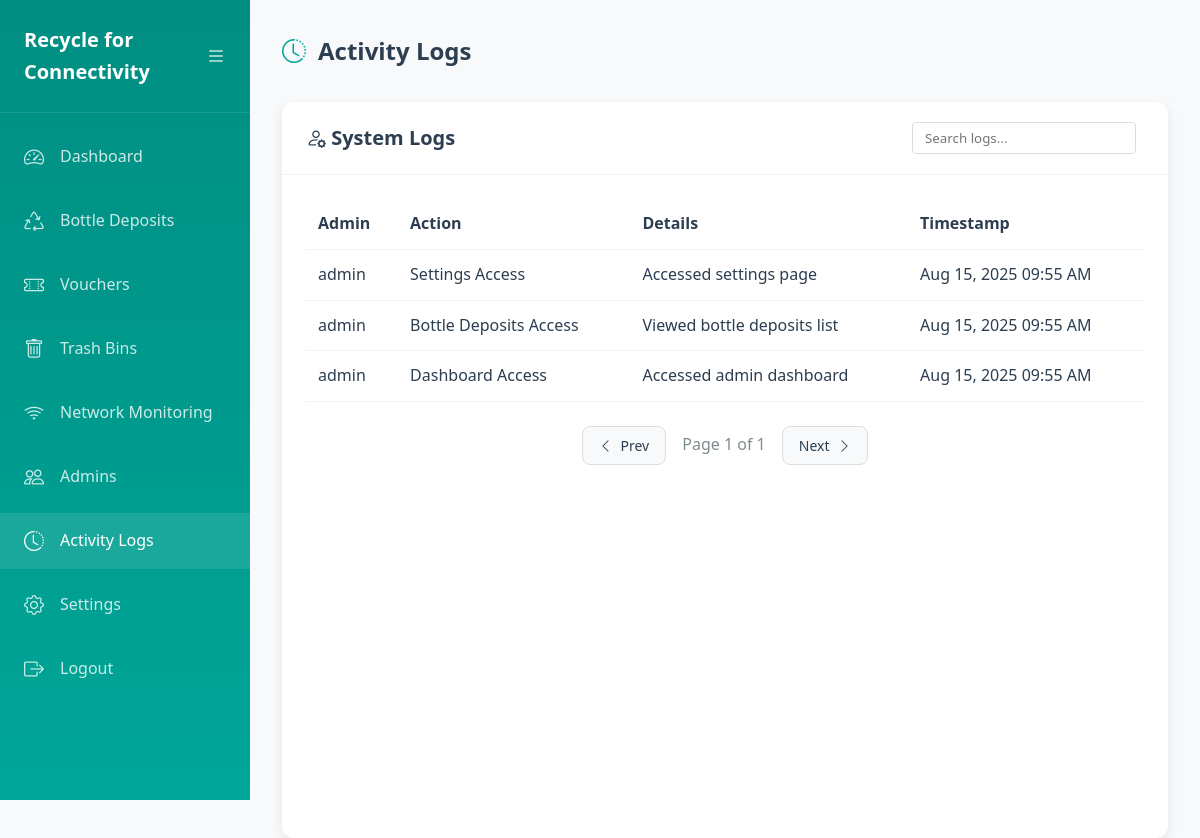
The app's page /activity_logs.php (signed in) with its own data.
### tables this page shows
CREATE TABLE `systemlog` (
  `log_id` int(11) NOT NULL,
  `admin_id` int(11) NOT NULL,
  `action` varchar(255) NOT NULL,
  `details` text DEFAULT NULL,
  `timestamp` timestamp NULL DEFAULT current_timestamp()
);

### activity_logs.php (the view, shortened to what this page needs)
<?php
require_once 'config.php';
$page = isset($_GET['page']) ? (int)$_GET['page'] : 1;
$per_page = 15;
$offset = ($page - 1) * $per_page;
$table = 'SystemLog';
$join_condition = 'JOIN Admin a ON l.admin_id = a.admin_id';
$select_columns = 'l.*, a.username';
$log_count_query = "SELECT COUNT(*) FROM SystemLog";
$total_logs_result = $conn->query($log_count_query);
$total_logs = $total_logs_result ? $total_logs_result->fetch_row()[0] : 0;
$total_pages = ceil($total_logs / $per_page);
$logs_query = "
    SELECT {$select_columns}
    FROM {$table} l
    {$join_condition}
    ORDER BY l.timestamp DESC
    LIMIT {$per_page} OFFSET {$offset}
";
$logs_result = $conn->query($logs_query);
$logs = $logs_result ? $logs_result->fetch_all(MYSQLI_ASSOC) : [];
?>
<!DOCTYPE html>
<html lang="en">
<head>
    <link rel="stylesheet" href="https://cdn.jsdelivr.net/npm/bootstrap-icons@1.10.0/font/bootstrap-icons.css">
    <link rel="stylesheet" href="./css/styles.css">
</head>
<body class="dashboard-container">
    <div class="sidebar" id="sidebar">
        <div class="sidebar-header">
            <div class="logo">
                <h1><?= SITE_NAME ?></h1>
            </div>
            <button class="sidebar-toggle" id="sidebarToggle">
                <i class="bi bi-list"></i>
            </button>
        </div>
        <nav>
            <ul>
                <li>
                    <a href="dashboard.php">
                        <i class="bi bi-speedometer2"></i>
                        <span>Dashboard</span>
                    </a>
                </li>
                <li>
                    <a href="bottle_deposits.php">
                        <i class="bi bi-recycle"></i>
                        <span>Bottle Deposits</span>
                    </a>
                </li>
                <li>
                    <a href="vouchers.php">
                        <i class="bi bi-ticket-perforated"></i>
                        <span>Vouchers</span>
                    </a>
                </li>
                <li>
                    <a href="bins.php">
                        <i class="bi bi-trash"></i>
                        <span>Trash Bins</span>
                    </a>
                </li>
                <li class="">
                    <a href="sessions.php">
                        <i class="bi bi-wifi"></i>
                        <span>Network Monitoring</span>
                    </a>
                </li>
                <li>
                    <a href="users.php">
                        <i class="bi bi-people"></i>
                        <span>Admins</span>
                    </a>
                </li>
                <li class="active">
                    <a href="activity_logs.php">
                        <i class="bi bi-clock-history"></i>
                        <span>Activity Logs</span>
                    </a>
                </li>
                <li>
                    <a href="settings.php">
                        <i class="bi bi-gear"></i>
                        <span>Settings</span>
                    </a>
                </li>
                <li>
                    <a href="logout.php">
                        <i class="bi bi-box-arrow-right"></i>
                        <span>Logout</span>
                    </a>
                </li>
            </ul>
        </nav>
    </div>
    <div class="main-content">
        <div class="main-header">
            <h2><i class="bi bi-clock-history"></i> Activity Logs</h2>
        </div>
        <div class="card">
            <div class="card-header">
                <h3><i class="bi bi-person-gear"></i> System Logs</h3>
                <div class="filter-options">
                    <input type="text" id="searchLogs" placeholder="Search logs..." class="form-control">
                </div>
            </div>
            <div class="card-body">
                <div class="table-responsive">
                    <table class="transaction-logs">
                        <thead>
                            <tr>
                                <th>Admin</th>
                                <th>Action</th>
                                <th>Details</th>
                                <th>Timestamp</th>
                            </tr>
                        </thead>
                        <tbody>
                            <?php if (!empty($logs)): ?>
                                <?php foreach ($logs as $log): ?>
                                    <tr>
                                        <td><?= htmlspecialchars($log['username']) ?></td>
                                        <td><?= htmlspecialchars($log['action']) ?></td>
                                        <td><?= htmlspecialchars($log['details']) ?></td>
                                        <td><?= date('M j, Y h:i A', strtotime($log['timestamp'])) ?></td>
                                    </tr>
                                <?php endforeach; ?>
                            <?php else: ?>
                                <tr><td colspan="5" class="text-center py-4 text-muted"><i class="bi bi-info-circle"></i> No logs found.</td></tr>
                            <?php endif; ?>
                        </tbody>
                    </table>
                </div>
                <div class="pagination mt-4">
                    <?php if ($page > 1): ?>
                        <a href="?page=<?= $page - 1 ?>" class="btn btn-secondary">
                            <i class="bi bi-chevron-left"></i> Prev
                        </a>
                    <?php else: ?>
                        <button class="btn btn-secondary" disabled>
                            <i class="bi bi-chevron-left"></i> Prev
                        </button>
                    <?php endif; ?>
                    <span class="pagination-info">Page <?= $page ?> of <?= $total_pages ?></span>
                    <?php if ($page < $total_pages): ?>
                        <a href="?page=<?= $page + 1 ?>" class="btn btn-secondary">
                            Next <i class="bi bi-chevron-right"></i>
                        </a>
                    <?php else: ?>
                        <button class="btn btn-secondary" disabled>
                            Next <i class="bi bi-chevron-right"></i>
                        </button>
                    <?php endif; ?>
                </div>
            </div>
        </div>
    </div>
</body>
</html>

### css/styles.css (style rules this page uses)
:root { --primary-color: #2ecc71; --primary-dark: #27ae60; --accent-color: #3498db; --text-color: #2c3e50; --light-text: #7f8c8d; --danger-color: #e74c3c; --success-color: #27ae60; --bg-color: #ecf0f1; --card-bg: #ffffff; --input-bg: #f8f9fa; --shadow: 0 4px 6px rgba(0, 0, 0, 0.1); --transition: all 0.3s ease; }
* { margin: 0; padding: 0; box-sizing: border-box; font-family: 'Poppins', 'Segoe UI', Tahoma, Geneva, Verdana, sans-serif; }
body { color: var(--text-color); line-height: 1.6; font-size: 16px; }
:root { --primary-color: #00a698; --primary-dark: #008e82; --accent-color: #ff7c43; --accent-dark: #e86e3a; --text-color: #2c3e50; --light-text: #7f8c8d; --danger-color: #e74c3c; --success-color: #27ae60; --bg-color: #f7f9fa; --card-bg: #ffffff; --input-bg: #f8f9fa; --shadow: 0 4px 12px rgba(0, 0, 0, 0.08); --transition: all 0.3s ease; }
.dashboard-container { display: flex; min-height: 100vh; background-color: var(--bg-color); }
.sidebar { width: 250px; background: linear-gradient(180deg, var(--primary-dark) 0%, var(--primary-color) 100%); color: #fff; transition: var(--transition); position: fixed; top: 0; left: 0; height: 100vh; z-index: 1000; overflow-y: auto; }
.sidebar-header { display: flex; justify-content: space-between; align-items: center; padding: 1.5rem; border-bottom: 1px solid rgba(255, 255, 255, 0.1); }
.logo h1 { font-size: 1.25rem; font-weight: 700; color: #fff; margin: 0; }
.sidebar-toggle { background: transparent; border: none; color: #fff; cursor: pointer; font-size: 1.25rem; padding: 0; }
.sidebar nav ul { list-style: none; padding: 1rem 0; }
.sidebar nav li { margin-bottom: 0.5rem; }
.sidebar nav a { color: rgba(255, 255, 255, 0.8); text-decoration: none; display: flex; align-items: center; padding: 0.75rem 1.5rem; transition: var(--transition); }
.sidebar nav a:hover, .sidebar nav li.active a { color: #fff; background-color: rgba(255, 255, 255, 0.1); }
.sidebar nav a i { margin-right: 1rem; font-size: 1.25rem; }
.main-content { flex: 1; padding: 2rem; margin-left: 250px; transition: var(--transition); }
.main-header { display: flex; justify-content: space-between; align-items: center; margin-bottom: 2rem; }
.main-header h2 { font-weight: 600; color: var(--text-color); display: flex; align-items: center; }
.main-header h2 i { margin-right: 0.75rem; color: var(--primary-color); }
.card { background-color: #fff; border-radius: 12px; box-shadow: var(--shadow); height: 100%; overflow: hidden; }
.card-header { padding: 1.25rem 1.5rem; border-bottom: 1px solid rgba(0, 0, 0, 0.05); display: flex; justify-content: space-between; align-items: center; }
.card-header h3 { font-size: 1.25rem; font-weight: 600; margin: 0; color: var(--text-color); }
.card-body { padding: 1.5rem; }
.table-responsive { overflow-x: auto; }
.btn { display: inline-block; font-weight: 500; text-align: center; white-space: nowrap; vertical-align: middle; user-select: none; border: 1px solid transparent; padding: 0.5rem 1rem; font-size: 0.875rem; line-height: 1.5; border-radius: 4px; transition: var(--transition); cursor: pointer; }
.filter-options { display: flex; align-items: center; }
.filter-options input { padding: 0.375rem 0.75rem; border: 1px solid #ddd; border-radius: 4px; margin-right: 0.5rem; }
.pagination { display: flex; justify-content: center; align-items: center; gap: 1rem; margin-top: 1.5rem; }
.pagination-info { color: var(--light-text); }
.transaction-logs { width: 100%; border-collapse: collapse; }
.transaction-logs th, .transaction-logs td { padding: 0.75rem; text-align: left; border-bottom: 1px solid rgba(0, 0, 0, 0.05); }
.transaction-logs th { font-weight: 600; color: var(--text-color); }
.btn { display: inline-flex; align-items: center; gap: 0.5rem; padding: 0.5rem 1rem; border-radius: 8px; font-weight: 500; cursor: pointer; transition: var(--transition); border: none; }
.btn-secondary { background-color: #f8f9fa; color: var(--text-color); border: 1px solid #ddd; }

### records on screen
systemlog: admin.username "admin", action "Settings Access", details "Accessed settings page", timestamp "Aug 15, 2025 09:55 AM"
systemlog: admin.username "admin", action "Bottle Deposits Access", details "Viewed bottle deposits list", timestamp "Aug 15, 2025 09:55 AM"
systemlog: admin.username "admin", action "Dashboard Access", details "Accessed admin dashboard", timestamp "Aug 15, 2025 09:55 AM"

### other values on screen
SITE_NAME "Recycle for Connectivity"
$page "1"
$total_pages "1"
